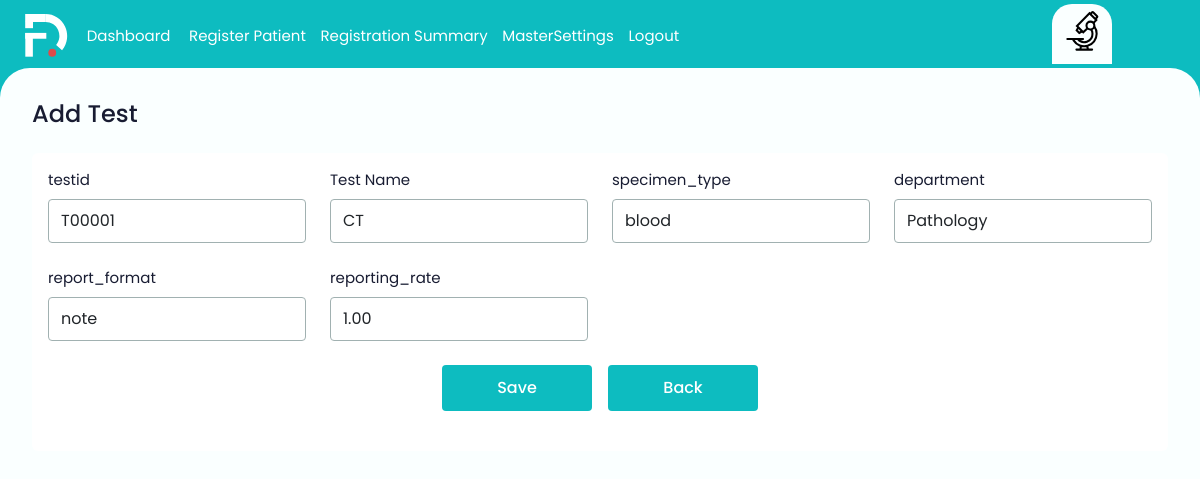
Screenshot of /edittest/1/ (signed in) with the database file from the repository.
### ekonapp/models.py (models this page shows, shortened)
class Test(models.Model):
    testid = models.CharField(max_length=255)
    date =  models.DateField(auto_now_add=True)
    name = models.CharField(max_length=100, unique=True)
    specimen_type = models.CharField(max_length=100)
    department = models.CharField(max_length=100)
    report_format = models.CharField(max_length=100)
    reporting_rate = models.DecimalField(max_digits=5, decimal_places=2)

### ekonapp/decorators.py (the view)
    def wrapper(request, *args, **kwargs):
        if not request.user.is_authenticated:
            return redirect('registerlogin')
        elif not Device.objects.filter(user=request.user, is_registered=True).exists():
            return redirect('register_device')
        else:
            return view_func(request, *args, **kwargs)

### ekonapp/views.py (called while the page is built)
@login_required
@device_required
def edittest(request, id):
    edittest = Test.objects.get(id=id)
    if request.method == 'POST':
           edittest.testid = request.POST.get('testid')
           edittest.name = request.POST.get('name')
           edittest.specimen_type = request.POST.get('specimen_type')
           edittest.department = request.POST.get('department')
           edittest.report_format = request.POST.get('report_format')
           edittest.reporting_rate = request.POST.get('reporting_rate')
           edittest.save()
           return redirect('testmaster')
    else:
     return render(request, 'edittest.html', {'edittest': edittest})

### ekonapp/templates/edittest.html (shortened to what this page needs)
{% extends 'base.html' %}
{% block content %}
  <main>
    <form method="post">
    <div class="mb-4">
      <h5 class="page-heading"> Add Test</h5>
    </div>
    <div class="auto-scroll">
      <div class="bg-white rounded-2 p-3">
        <div class="row">
          <div class="col-md-3">
            <div class="form-group">
              <label class="form-label">testid</label>
              <input type="text" name= "testid" value="{{ edittest.testid }}" class="form-control" readonly>
            </div>
          </div>
          <div class="col-md-3">
            <div class="form-group">
              <label class="form-label">Test Name</label>
              <input type="text" class="form-control" name="name"   value="{{ edittest.name }}" required>
            </div>
          </div>
          <div class="col-md-3">
            <div class="form-group">
              <label class="form-label">specimen_type</label>
              <input type="text" name="specimen_type" value="{{ edittest.specimen_type }}" class="form-control" required>
            </div>
          </div>
          <div class="col-md-3">
            <div class="form-group">
              <label class="form-label">department</label>
              <select  name= "department" value="{{ edittest.department }}" class="form-control" required>
              <option>Pathology</option>
            </select>
            </div>
          </div>
          <div class="col-md-3">
            <div class="form-group">
              <label class="form-label">report_format</label>
              <input type="text" name="report_format" value="{{ edittest.report_format }}" class="form-control">
            </div>
          </div>
          <div class="col-md-3">
            <div class="form-group">
              <label class="form-label">reporting_rate</label>
              <input type="text" name="reporting_rate" value="{{ edittest.reporting_rate }}" class="form-control" required>
            </div>
          </div>
        <div class="form-group d-flex gap-3 justify-content-center">
            <button type="submit" class="theme-btn">Save</button>
            <button type="button" class="theme-btn" onclick="history.back()">Back</button>
        </div>
      </div>
    </div>
  </form>
  </main>
</body>
</html>
{% endblock %}

### static/css/custom.css (style rules this page uses)
body { font-family: var(--bs-theme-font-family); color: var(--bs-text-color-100); font-size: var(--bs-body-font-size); background-color: var(--bs-theme-color); }
main { background-color: var(--bs-bg-color); border-top-left-radius: 30px; border-top-right-radius: 30px; width: 100%; height: 100%; position: fixed; overflow: hidden; padding: 2rem 1rem 2rem 2rem; margin-right: 2rem; }
main .auto-scroll { overflow-x: hidden; overflow-y: auto; padding-right: 1rem; height: calc(100vh - 200px); }
main .page-heading { font-size: 1.5rem; font-weight: 500; color: var(--bs-text-color-100); }
main .form-group { margin-bottom: 1.5rem; }
main .form-control, main .form-select { padding: 0.55rem 0.75rem; border-radius: var(--bs-btn-radius); border-color: var(--bs-textbox-border); }
main .form-label { font-size: var(--bs-text-color-200); }
.theme-btn { background-color: var(--bs-theme-color); padding: 0.7rem 1rem; min-width: 150px; border: 0; font-size: 1rem; font-weight: 500; border-radius: var(--bs-btn-radius); display: flex; gap: 0.5rem; align-items: center; justify-content: center; }
.theme-btn, .theme-btn svg { color: #fff; }

### rows the page displays
Test: testid "T00001", name "CT", specimen_type "blood", department "Pathology", report_format "note", reporting_rate "1.00"
